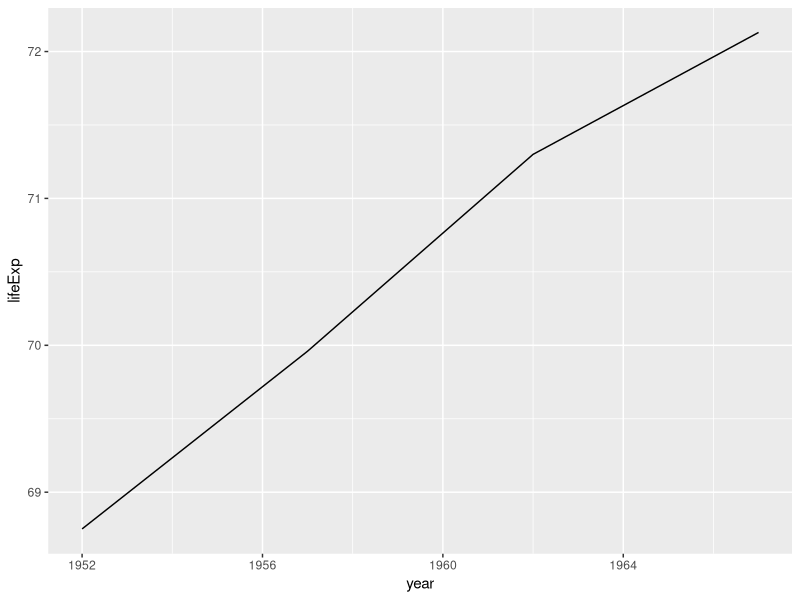
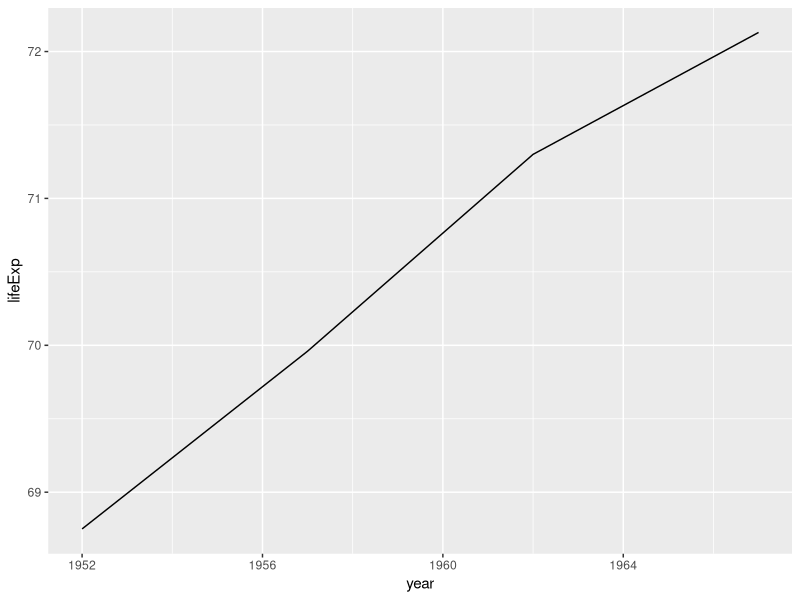
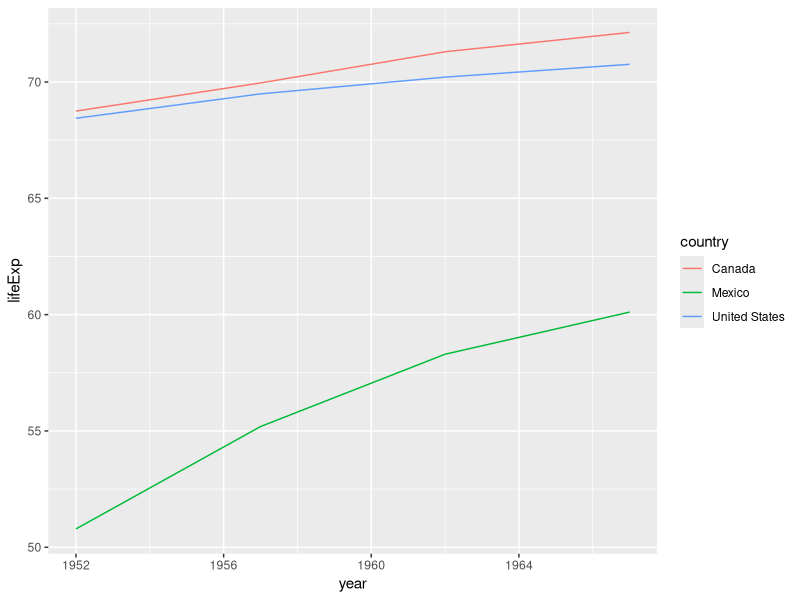

Here is the R script that generated these plots, in order:
## ---- chunk 1
gap_5060 <- read.csv("data/gapminder-5060.csv")
## ---- chunk 2
library("ggplot2")
library("dplyr")
## ---- chunk 3
gap_5060_ca <- gap_5060 %>%
  filter(country == "Canada")
## ---- chunk 4
ggplot(data = gap_5060_ca, aes(x = year, y = lifeExp)) +
  geom_line()
## ---- chunk 5
gap_5060 <- gap_5060 %>%
  mutate(lifeExp = replace(lifeExp, (country == "Canada" & year == 1957), 69.96)) %>%
  as.data.frame()
## ---- chunk 6
gap_5060_ca <- gap_5060 %>%
  filter(country == "Canada")

ggplot(data = gap_5060_ca, aes(x = year, y = lifeExp)) +
  geom_line()
## ---- chunk 7
gap_5060_amer <- gap_5060 %>%
  filter(country %in% c("Canada", "Mexico", "United States"))

ggplot(data = gap_5060_amer, aes(x = year, y = lifeExp, color = country)) +
  geom_line()
